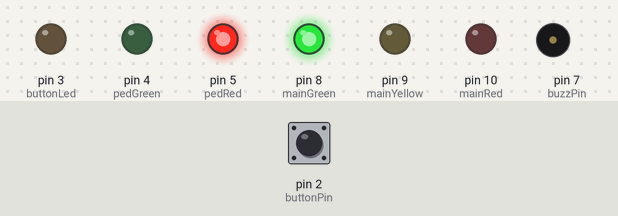
Simulated run of this sketch. Board: Arduino Uno, built with avr-gcc and run on an emulated ATmega328P. Parts: output pins drawn as LEDs (lit = HIGH), buzzer (waves = sounding). Inputs (shaded band) come from the test bench; at power-on: pin 2 (buttonPin) LOW.

Above: at 5.2 s.
5.3 s: pin 2 (buttonPin) pulled HIGH for 0.15 s
At 6.3 s:
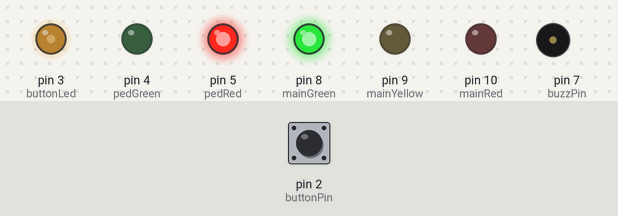
At 12.1 s:
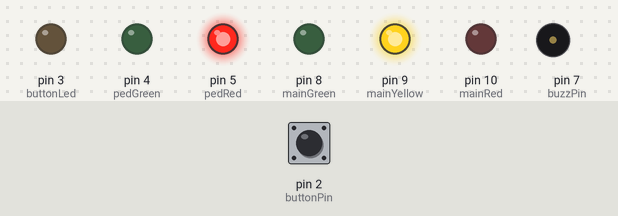
Timing chart, 0 to 26.7 s (numbered marks = the images above; inputs shaded):
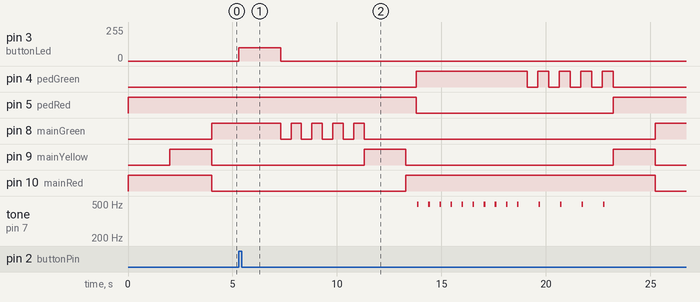

Measured:
- after the input at 5.3 s, pin 3 (buttonLed): 0/255 → 100/255 at once, → 0/255 2.0 s later; pin 4 (pedGreen): LOW → HIGH after 8.5 s, then repeats every 1.0 s: LOW 0.50 s, HIGH 0.53 s, until it stays LOW from 23.2 s

The sketch:

Traffic_light.ino
```cpp
int buttonPin = 2;


int buttonLed = 3;
int pedGreen = 4;
int pedRed = 5;
int mainGreen = 8;
int mainYellow = 9;
int mainRed = 10;
int buzzPin = 7;
boolean lastButton = LOW;
int delayInUse = 10000;
long lastUse = delayInUse;


void switchlight(){
  digitalWrite(buttonLed, LOW);
  for(int i=0; i<=3; i++){
    digitalWrite(mainGreen, LOW);
    delay(500);
    digitalWrite(mainGreen, HIGH);
    delay(500);
  }

  digitalWrite(mainGreen, LOW);
  digitalWrite(mainYellow, HIGH);
  delay(2000);

  digitalWrite(mainYellow, LOW);
  digitalWrite(mainRed, HIGH);
  delay(500);
  digitalWrite(pedRed, LOW);
  digitalWrite(pedGreen, HIGH);
    for(int j=0; j<10; j++){
      for(int i=0;i<40;i++)
      {
        digitalWrite(buzzPin,HIGH);
        delay(1);
        digitalWrite(buzzPin,LOW);
        delay(1);
      }
      delay(450);
    }
  //delay(5000);

  for(int i=0; i<=3; i++){
    digitalWrite(pedGreen, LOW);
    delay(500);
    digitalWrite(pedGreen, HIGH);
    for(int i=0;i<40;i++)
      {
        digitalWrite(buzzPin,HIGH);
        delay(1);
        digitalWrite(buzzPin,LOW);
        delay(1);
      }
    delay(450);
  }

  digitalWrite(pedGreen, LOW);
  digitalWrite(pedRed, HIGH);
  digitalWrite(mainYellow, HIGH);
  delay(2000);
  digitalWrite(mainRed, LOW);
  digitalWrite(mainYellow, LOW);
  digitalWrite(mainGreen, HIGH);

  lastUse = millis();
}

void setup() {
  // initiate pins:
  pinMode(buttonPin, INPUT);
  pinMode(buttonLed, OUTPUT);
  pinMode(pedGreen, OUTPUT);
  pinMode(pedRed, OUTPUT);
  pinMode(mainGreen, OUTPUT);
  pinMode(mainYellow, OUTPUT);
  pinMode(mainRed, OUTPUT);
  pinMode(buzzPin, OUTPUT);

  // switch on the traffic light in safe mode (both red first)
  digitalWrite(mainRed, HIGH);
  digitalWrite(pedRed, HIGH);
  delay(2000);
  digitalWrite(mainYellow, HIGH);
  delay(2000);
  digitalWrite(mainRed, LOW);
  digitalWrite(mainYellow, LOW);
  digitalWrite(mainGreen, HIGH);
}

void loop() {
  //check if the button is pressed
  if (digitalRead(buttonPin) == HIGH && lastButton == LOW)
  {
    analogWrite(buttonLed, 100);
    if(millis() - lastUse > delayInUse){
      delay(2000);
    }
    else{
      delay(delayInUse - millis() + lastUse);
    }
    lastButton = HIGH;
    switchlight();
  }
  else
  {
    lastButton = LOW;
  }
}
```
